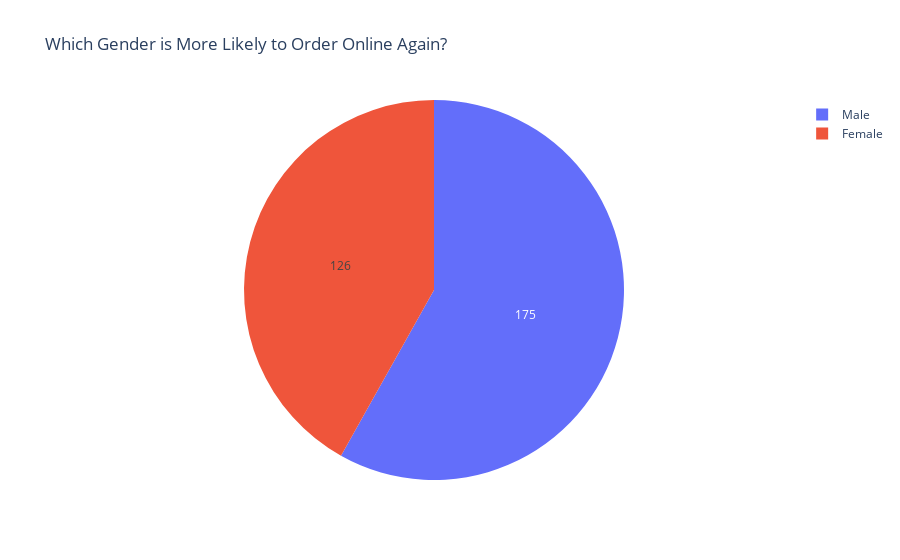

The notebook cell this image was saved under:
### Code cell
# who will reorder again , check the OutPut-colum , if yes-reorder 
reorder = data[data["Output"] == "Yes"]
gender_data = reorder['Gender'].value_counts()
label = gender_data.index
counts = gender_data.values

colors = sns.color_palette('pastel')[2:4]
# set the figure 1st in form of Pie-Chart 
fig = go.Figure(data=[go.Pie(labels=label, values=counts)])
fig.update_layout(title_text = "Which Gender is More Likely to Order Online Again?")
# now create the figure using update_traces(marker-dict-of-colors)
fig.update_traces(hoverinfo="label+percent", textinfo="value",marker=dict(colors=colors))

fig.show()

### Figure 1 — Plotly figure (JSON) as saved in the notebook; plotly's stock layout.template omitted (floating-point values rounded to 4 significant figures)
{"data": [{"hoverinfo": "label+percent", "labels": ["Male", "Female"], "marker": {"colors": [[0.5529, 0.898, 0.6314], [1, 0.6235, 0.6078]]}, "textinfo": "value", "type": "pie", "values": [175, 126]}], "layout": {"title": {"text": "Which Gender is More Likely to Order Online Again?"}}}
